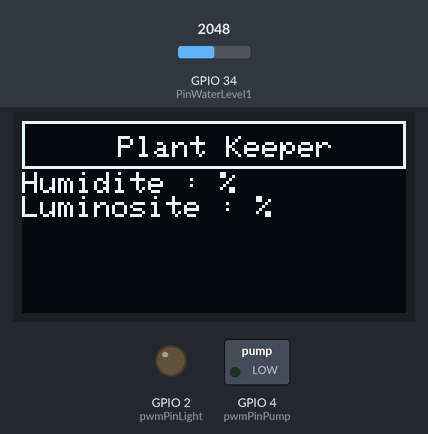
The program below on a simulated ESP32. On the bench: 128×64 one-colour display, switched loads named in the program (green lamp = pin HIGH), output pins drawn as LEDs (lit = HIGH). Inputs (shaded band) come from the test bench; at power-on: GPIO 34 (PinWaterLevel1) = 2048. What the program prints to the serial monitor is not drawn.

Above: at 0.1 s.
At 1.2 s:
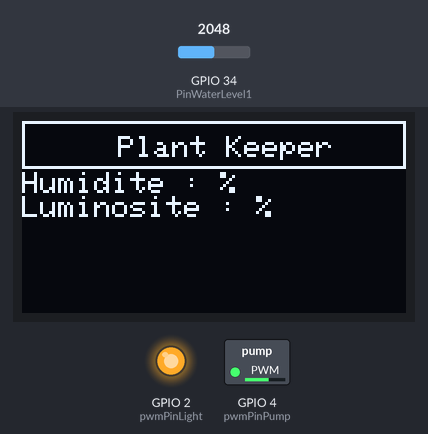
1.3 s: GPIO 34 (PinWaterLevel1) set to 3940
2.8 s: GPIO 34 (PinWaterLevel1) set to 4060
Timing chart, 0 to 5.8 s (numbered marks = the images above; inputs shaded):
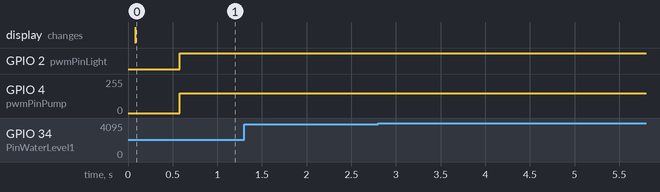

The program:

main.cpp
```cpp
#include <Arduino.h>
#include <Wire.h>
#include <Adafruit_GFX.h>
#include <Adafruit_SSD1306.h>

#include "Sensor.h"
#include "Screen.h"

// Configuration de la communication I2C

// Configuration de l'écran OLED
/*
#define SCREEN_WIDTH 128
#define SCREEN_HEIGHT 64
#define OLED_RESET    -1  // GPIO non utilisé pour le reset sur cet écran
#define OLED_ADDRESS  0x3C  // Adresse I2C de l'écran
#define WHITE SSD1306_WHITE
*/

Sensor sensor;
Screen screen;


//configuration capteur d'humidité
const int sensorMoisturePin = 32;
const int sensorLuminosityPin = 33;

int sensorMoisture = 0;
int PurcentMoisture = 0;
int sensorLuminosity = 0;
int PurcentLuminosity = 0;

//config PWN lampe
int pwmChannelLight = 0; //Choisit le canal 0
int frequenceLight = 1000; //Fréquence PWM de 1 KHz
int resolutionLight = 8; // Résolution de 8 bits, 256 valeurs possibles
int pwmPinLight = 2;

// config PWN pompe
int pwmChannelPump = 1; //Choisit le canal 0
int frequencePump = 1000; //Fréquence PWM de 1 KHz
int resolutionPump = 8; // Résolution de 8 bits, 256 valeurs possibles
int pwmPinPump = 4;

  //1200(3,3V), 230(5V) correspond à la valeur minimal mesurée par le capteur (imergée)
  //3100(3,3V), 550(5V) correspond à la valeur maximal mesurée par le capteur (sec)
const int ValueMoistureSensorMin = 1200;
const int ValueMoistureSensorMax = 3100;
const int ValueLuminositySensorMin = 0;
const int ValueLuminositySensorMax = 4095;

//Adafruit_SSD1306 display(SCREEN_WIDTH, SCREEN_HEIGHT, &Wire, OLED_RESET);

void setup() {
  // Initialisation du moniteur série pour le débogage
  Serial.begin(115200);

  screen.setup();
  // Initialisation de l'écran OLED
/*
      if (!display.begin(SSD1306_SWITCHCAPVCC, OLED_ADDRESS)) {
        Serial.println(F("Échec de l'initialisation de l'écran OLED"));
        while (true); // Boucle infinie si l'initialisation échoue
    }
*/
    // Configuration du canal 0 avec la fréquence et la résolution choisie
    ledcSetup(pwmChannelLight, frequenceLight, resolutionLight);
    // Assigne le canal PWM au pin 23
    ledcAttachPin(pwmPinLight, pwmChannelLight);

    // Créer la tension en sortie choisi
    ledcWrite(pwmChannelLight, 0);


    ledcSetup(pwmChannelPump, frequencePump, resolutionPump);
    ledcAttachPin(pwmPinPump, pwmChannelPump);
    ledcWrite(pwmChannelPump, 0);


}

int ReadLuminosity(){
  sensorLuminosity = analogRead(sensorLuminosityPin);
  Serial.print ("Luminosity : ");
  Serial.println(sensorLuminosity);


  PurcentLuminosity = map (sensorLuminosity, ValueMoistureSensorMin , ValueLuminositySensorMax, 0, 100);


return PurcentLuminosity;
}

int ReadMoisture(){

  //lecture de la valeur du capteur et transformation en pourcentage
  //100 correspond à la valeur maximale de humidité du sol en pourcentage
  //0 correspond à la valeur minimale de humidité du sol en pourcentage
  sensorMoisture = analogRead(sensorMoisturePin);
  PurcentMoisture = map (sensorMoisture, ValueMoistureSensorMin , ValueMoistureSensorMax, 100, 0);

  if (PurcentMoisture < 0) {
    PurcentMoisture = 0;
  }

  if (PurcentMoisture > 100) {
    PurcentMoisture = 100;
  }

  //affichage des données sur le moniteur série
  Serial.println("humidité du sol :");
  Serial.print("Valeur analogique : ");
  Serial.println(sensorMoisture);
  Serial.print("Valeur en % :");
  Serial.print(PurcentMoisture);
  Serial.println("%");
  return PurcentMoisture;
}


void loop() {

  //ReadMoisture();
  //ReadLuminosity();

  sensor.loop();
  screen.loop();
  //display.clearDisplay();  // Effacer l'écran à chaque boucle

  //test dev
  //display.drawRect(0, 17, 128, 44, SSD1306_WHITE); //-> ecran du bas
  // hauteur de la police = 6


  //patie supértieur de l'écran (jaune)


  //partie inférieur de l'écran (bleu)
  /*
  display.setTextSize(1);
  display.setCursor(0, 17);
  display.print(F("Humidite : "));
  display.print(PurcentMoisture);
  display.println("%");

  display.setCursor(0, 25);
  display.print(F("Luminosite : "));
  display.print(PurcentLuminosity);
  display.println("%");


  display.display(); // Affiche le contenu à l'écran
  */

  if (PurcentLuminosity < 50 ) {
    delay(500);
    ledcWrite(pwmChannelLight, 255);
  }
  else {
    ledcWrite(pwmChannelLight, 0);
  }


  if (PurcentMoisture < 50 ){
    ledcWrite(pwmChannelPump, 150);

  }
  else {
    ledcWrite(pwmChannelPump, 0);
  }


delay(50);


}
```

Screen.cpp
```cpp
#include "Screen.h"

// Initialisation de `display` via la liste d'initialisation du constructeur
Screen::Screen() : display(SCREEN_WIDTH, SCREEN_HEIGHT, &Wire, OLED_RESET) {}

void Screen::setup() {
    // Initialisation de l'écran OLED
    if (!display.begin(SSD1306_SWITCHCAPVCC, OLED_ADDRESS)) {
        Serial.println(F("Échec de l'initialisation de l'écran OLED"));
        delay(5000);
        ESP.restart();  // Redémarrage de l'ESP en cas d'échec
    }
    display.clearDisplay();
    display.display();
}

void Screen::loop() {
    display.clearDisplay();

    // Dessin et affichage du texte
    display.drawRect(0, 0, 128, 16, WHITE); // Écran du haut
    display.setTextSize(1);
    display.setTextColor(WHITE);
    display.setCursor(32, 5);
    display.println(F("Plant Keeper"));

    display.setCursor(0, 17);
    display.print(F("Humidite : "));
    display.println("%");

    display.setCursor(0, 25);
    display.print(F("Luminosite : "));
    display.println("%");

    display.display(); // Mise à jour de l'affichage
}

Screen::~Screen() {
    // Destructeur, si des ressources sont à libérer
}
```

Screen.h
```cpp
#ifndef SCREEN_H
#define SCREEN_H

#include <Arduino.h>
#include <Wire.h>
#include <Adafruit_GFX.h>
#include <Adafruit_SSD1306.h>

class Screen
{
public:
    Screen();
    ~Screen();

    void setup();
    void loop();

private:
    // Constantes pour la configuration de l'écran
    #define SCREEN_WIDTH 128
    #define SCREEN_HEIGHT 64
    #define OLED_RESET    -1  // GPIO non utilisé pour le reset sur cet écran
    #define OLED_ADDRESS  0x3C  // Adresse I2C de l'écran
    #define WHITE SSD1306_WHITE

    Adafruit_SSD1306 display;  // Déclaration correcte de l'instance `display` comme membre de la classe
};

#endif
```

Sensor.cpp
```cpp
#include "Sensor.h"

Sensor::Sensor()
{


}

int Sensor::loop() {
    SensorWaterLevel1 = analogRead(PinWaterLevel1);
    Serial.print("Valeur capteur 1 : ");
    Serial.println(SensorWaterLevel1);

    if(SensorWaterLevel1 < 4000) {
        WaterLevel1 = true;

    } else {
        WaterLevel1 = false;
        Serial.println("////Niveau d'eau insuffisant////");
    }

return 0;
}


Sensor::~Sensor()
{

}
```

Sensor.h
```cpp
#ifndef SENSOR_H
#define SENSOR_H

#include <Arduino.h>
#include <Wire.h>
#include <Adafruit_GFX.h>
#include <Adafruit_SSD1306.h>

#pragma once

class Sensor
{
public:
    Sensor();
    ~Sensor();

    int loop();

    bool WaterLevel1 = false;

private:

    const int PinWaterLevel1 = 34;
    int SensorWaterLevel1 = 0;


};

#endif
```

Measured:
- after the input at 1.3 s, every drawn part: stays the same
- after the input at 2.8 s, every drawn part: stays the same
